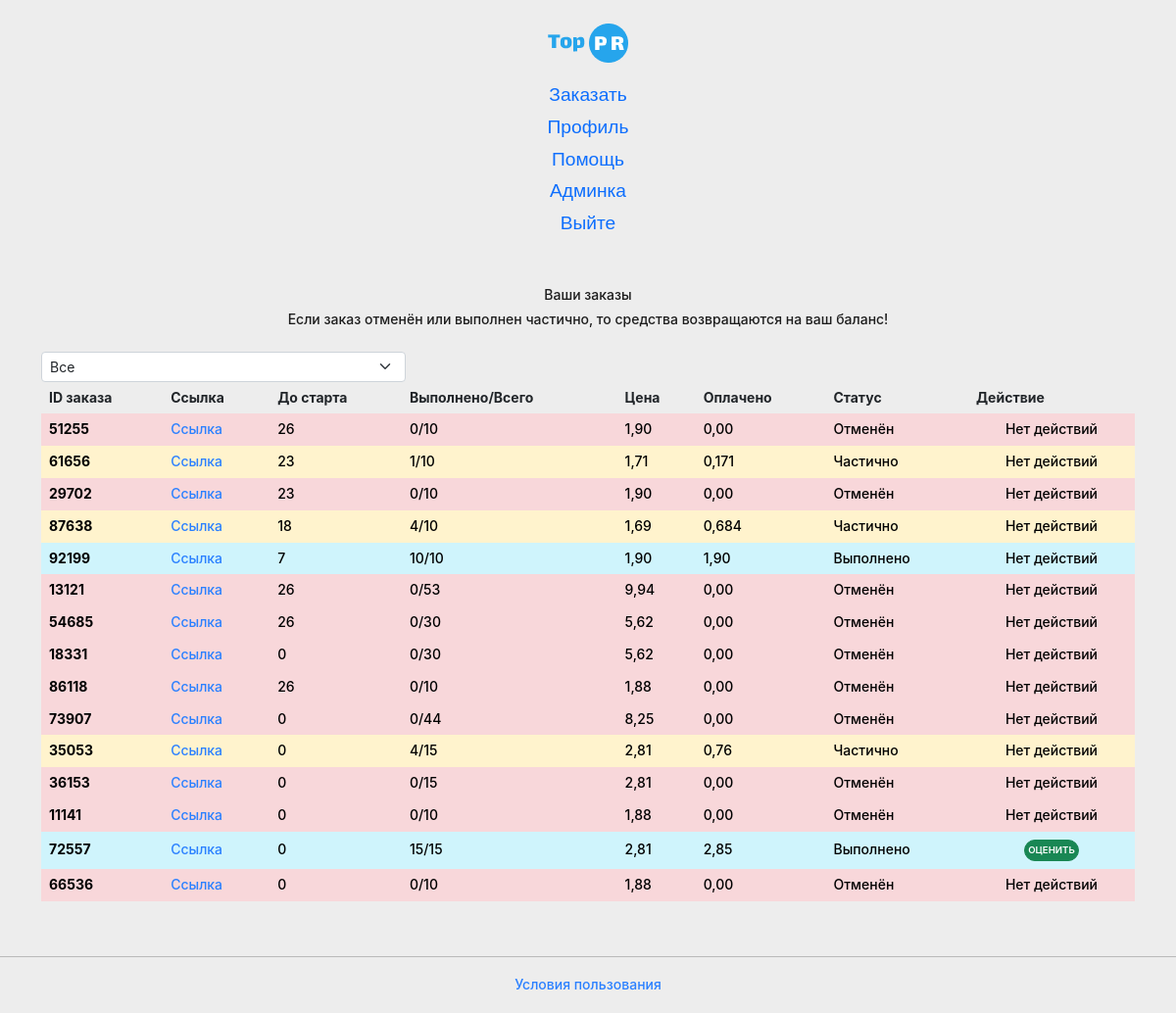
Page /orders/ (signed in) on the committed database.
### my_site/models.py (models this page shows, shortened)
class Client(AbstractUser):
    balance = models.DecimalField(verbose_name='Баланс', max_digits=8, decimal_places=2, default=0)
    date_last_active = models.DateTimeField(verbose_name='Дата последней активности', auto_now=True)
    objects: ClientManager = ClientManager()
    class Meta:
        verbose_name = 'Клиент'
        verbose_name_plural = 'Клиенты'

class ABSOrderTask(models.Model):
    IN_WORCK = 'INWOR'
    NO_PAY = 'NOPAY'
    BLOCK = 'BLOCK'
    CANC = 'CANC'
    COMPLITE = 'COMPL'
    WAITSTART = 'WST'
    WAITCANCEL = 'WCL'
    PARTIAL = 'PART'
    FAIL = 'FAIL'
    '''
    likehub:
        Pending - Ожидание
        Cancellation process - ОТМЕНЯЕТСЯ
    '''
    STATUS = [
        (IN_WORCK, 'В работе'),
        (NO_PAY, 'Не оплачен'),
        (BLOCK, 'Заблокирован'),
        (COMPLITE, 'Выполнено'),
        (CANC, 'Отменён'),
        (WAITSTART, 'Ожидает'),
        (WAITCANCEL, 'Отменяется'),
        (PARTIAL, 'Частично'),
        (FAIL, 'Ошибка')
    ]
    order_id = models.IntegerField(verbose_name='ID заказа', null=False, blank=False, unique=True, primary_key=True)
    service = models.ForeignKey(Service, on_delete=models.SET_NULL, null=True, verbose_name='Сервис')
    status = models.CharField(verbose_name='Статус', choices=STATUS, default=NO_PAY, max_length=5)
    count = models.IntegerField(verbose_name='Количество', null=False)
    end_count = models.IntegerField(verbose_name='Выполнено', default=0)
    start_count = models.IntegerField(verbose_name='Кол-во до старта', default=0)
    task_url = models.CharField(verbose_name='Ссылка', max_length=150, null=False)
    date_create = models.DateTimeField(verbose_name='Дата создания', auto_now_add=True)
    date_edit = models.DateTimeField(verbose_name='Дата изменения', auto_now=True)
    class Meta:
        abstract = True

class Order(ABSOrderTask):
    client = models.ForeignKey(verbose_name='Клиент', to=Client, on_delete=models.SET_NULL, null=True, related_name='orders')
    promocode = models.ForeignKey(verbose_name='Промокод', to='PromoCode', on_delete=models.SET_NULL, null=True, blank=True, related_name='orders')
    price = models.DecimalField(verbose_name='Цена', max_digits=8, decimal_places=2)
    email = models.EmailField(verbose_name='Емаил', max_length=60, null=True, blank=False)
    is_paid = models.BooleanField(verbose_name='Оплачен', default=False)
    def calc_price(self, save=True) -> Decimal:
        price_per_one = self.service.price_per_one()
        price = price_per_one * Decimal(str(self.count))
        if self.promocode:
            price = self.promocode.calc(price)
        print('-'*10)
        print(f'self.price: {self.price}\nprice: {price}')
        print('-'*10)
        if self.price != price:
            self.price = price
            if save:
                self.save()
        return price
    def get_price(self) -> Decimal:
        price = self.calc_price(save=False)
        return price
    def get_price_per_one(self) -> Decimal:
        price = self.get_price()
        return price/self.count
    def get_price_end_count(self) -> Decimal:
        price = self.get_price_per_one()
        return price*self.end_count
    def get_price_end_count_from_display(self) -> Decimal:
        return del_zero(self.get_price_end_count())
    class Meta:
        verbose_name = 'Заказ'
        verbose_name_plural = 'Заказы'
        ordering = ['-date_create']

class Service(models.Model):
    name = models.CharField(verbose_name='Название', max_length=30)
    category = models.ForeignKey(Category, verbose_name='Категория', related_name='services', on_delete=models.CASCADE)
    sub_cat = models.ForeignKey('Subcategory', verbose_name='Подкатегория', related_name='services', on_delete=models.CASCADE)
    service_id = models.IntegerField(verbose_name='Сервис ID', null=False, unique=True)
    min_count = models.IntegerField(verbose_name='Минимум')
    max_count = models.IntegerField(verbose_name='Максимум')
    speed = models.IntegerField(verbose_name='Скорость накрутки', default=5)
    quality = models.IntegerField(verbose_name='Качество', default=5)
    text_info = models.TextField(verbose_name='Инфо', max_length=250, null=True, blank=True)
    price = models.DecimalField(verbose_name='Цена за 1000 шт.', max_digits=8, decimal_places=2)
    percent = models.IntegerField(verbose_name='Процент накрутки', default=50)
    provider = models.ForeignKey(Provider, verbose_name='Провайдер', related_name='services', on_delete=models.CASCADE)
    provider_service_id = models.IntegerField(verbose_name='Сервис ID провайдера', null=False)
    is_published = models.BooleanField(verbose_name='Активна?', default=False)
    is_cancellation = models.BooleanField(verbose_name='Есть отмена?', default=False)
    def price_per_one(self) -> Decimal:
        r = (Decimal('1') + Decimal(self.percent) / Decimal('100')) * (self.price / Decimal('1000'))
        return r.quantize(Decimal('0.00'), rounding=ROUND_HALF_UP)
    class Meta:
        verbose_name = 'Услуга'
        verbose_name_plural = 'Услуги'

class PromoCode(models.Model):
    code = models.CharField(verbose_name='Код', unique=True, primary_key=True, max_length=7)
    discount_percent = models.IntegerField(verbose_name='Процент скидки', default=0)
    max_number_uses = models.IntegerField(verbose_name='Макс кол-во гошений', default=1)
    number_uses = models.IntegerField(verbose_name='Кол-во гошений', blank=False, default=0)
    is_multiple = models.BooleanField(verbose_name='Многоразовый')
    date_end = models.DateTimeField(verbose_name='Дата окончания', null=True)
    date_create = models.DateTimeField(verbose_name='Дата создания', auto_now_add=True)
    date_edit = models.DateTimeField(verbose_name='Дата изменения', auto_now=True)
    def is_active(self):
        if not self.is_multiple:
            if self.max_number_uses <= self.number_uses:
                return False
        if self.date_end < timezone.now():
            return False
        return True
    def calc(self, price: Decimal) -> Decimal:
        if not self.is_active():
            return price
        price -= ((Decimal(str(self.discount_percent)) / Decimal('100')) * price)
        return price.quantize(Decimal('0.00'), rounding=ROUND_HALF_UP)

### my_site/views.py (the view, shortened to what this page needs)
# urls.py: path('orders/', view=views.table_orders, name='orders'),
def table_orders(request):
    if request.method == 'GET':
        if request.user.is_authenticated:
            orders = request.user.orders.exclude(status=Order.NO_PAY).order_by('-date_create')
            if len(orders) > 0:
                return render(request=request, template_name='my_site/orders.html', context={'orders': orders, 'email': request.user.email})

### my_site/utils.py (called while the page is built)
def del_zero(num: Decimal):
    return num

### my_site/templates/my_site/orders.html (shortened to what this page needs)
{% extends 'my_site/base.html' %}
{% block table %}
<section class="ftco-section">
    <div class="container">
      {% if orders %}
      {% include 'my_site/table_orders.html' %}
      {% endif %}
    </div>
</section>
{% endblock table %}

### my_site/templates/my_site/table_orders.html (shortened to what this page needs)
{% load static %}
<div class="table_orders">
	<h2 class="text-center mt-2">Ваши заказы</h2>
	<h2 class="text-center mt-2">Если заказ отменён или выполнен частично, то средства возвращаются на ваш баланс!</h2>
    <div class="d-flex flex-column justify-content-center">
		<div class="d-flex mt-4 col-4 col-md-4">
			<select class="form-select form-select-sm" id="sort_orders" data-email="{{ email }}">
				<option {% if status == 'ALL' %}selected{% endif %} value="ALL">Все</option>
			  </select>
		</div>
    </div>
    <div class="row">
        <div class="col-md-12">
            <div class="table-wrap">
                <div class="table-responsive-md">
                    <table class="table table-hover table-bordered">
						<thead>
							<tr>
							<th scope="col">ID заказа</th>
							<th scope="col">Ссылка</th>
							<th scope="col">До старта</th>
							<th scope="col">Выполнено/Всего</th>
							<th scope="col">Цена</th>
							<th scope="col">Оплачено</th>
							<th scope="col">Статус</th>
							<th scope="col">Действие</th>
							</tr>
						</thead>
						<tbody id="table">
							{% for order in orders %}
							<tr
							{% if order.status == "INWOR" %}
							class="table-light"
							{% elif order.status == "NOPAY" %}
							class="table-danger"
							{% elif order.status == "BLOCK" or order.status == "CANC" %}
							class="table-danger"
							{% elif order.status == "COMPL" %}
							class="table-info"
							{% elif order.status == "PART" %}
							class="table-warning"
							{% elif order.status == "WST" %}
							class="table-primary"
							{% elif order.status == "WCL" %}
							class="table-secondary"
							{% endif %}
							>
								<th scope="row">{{ order.order_id }}</th>
								<td><a href="{{ order.task_url }}">Ссылка</a></td>
								<td>{{ order.start_count }}</td>
								<td>{{ order.end_count }}/{{ order.count }}</td>
								<td>{{ order.price }}</td>
								<td>{{ order.get_price_end_count_from_display }}</td>
								<td id="td_status_{{ order.order_id }}">{{ order.get_status_display }}</td>
								<td class="text-center" id="td_btn_{{ order.order_id }}">
									{% if order.status == "COMPL" and not order.review %}
									<button type="button" class="comm_btn btn btn-success" id="btn_rate_{{ order.order_id }}" data-order-id="{{ order.order_id }}" data-auth="{{ user.is_authenticated }}" data-csrf="{{csrf_token}}">ОЦЕНИТЬ</button>
									{% else %}
									<p>Нет действий</p>
									{% endif %}
									</td>
							</tr>
							{% endfor %}
						</tbody>
                    </table>
                </div>
            </div>
        </div>
    </div>
</div>

### my_site/static/my_site/css/style.css (style rules this page uses)
:root { --blue: #2b80ff; --black: #1d1d1d; --green: #2fa077; --c-green: #4db45e; --bg: #ffffff; --grey: #7a7a7a; --success: #69ed7e; --warning: #ffad18; --danger: #ff0100; }
* { -webkit-box-sizing: border-box; box-sizing: border-box; }
html, body, div, span, applet, object, iframe, h1, h2, h3, h4, h5, h6, p, blockquote, pre, a, abbr, acronym, address, big, cite, code, del, dfn, em, img, ins, kbd, q, s, samp, small, strike, strong, sub, sup, tt, var, b, u, i, center, dl, dt, dd, ol, ul, li, fieldset, form, label, legend, table, caption, tbody, tfoot, thead, tr, th, td, article, aside, canvas, details, embed, figure, figcaption, footer, header, hgroup, menu, nav, output, ruby, section, summary, time, mark, audio, video { margin: 0; padding: 0; border: 0; font-size: 100%; vertical-align: baseline; }
a { text-decoration: none; color: var(--blue); }
body { margin: 0; padding: 0; font-family: SF Pro Display, serif; font-style: normal; font-weight: 500; font-size: 14px; line-height: 120%; overflow-x: hidden; color: var(--black); -ms-touch-action: pan-y; touch-action: pan-y; background: var(--bg); }
html, body { height: 100%; background-color: #ededed; }
.comm_btn { font-size: 0.6rem; font-weight: 600; padding: 3px; border-radius: 3rem; }

### rows in the picture
Client: email "Все"
Order: order_id "51255", start_count "26", end_count "0", count "10", price "1,90", price_end_count_from "0,00", status "Отменён", shows "Нет действий"
Order: order_id "61656", start_count "23", end_count "1", count "10", price "1,71", price_end_count_from "0,171", status "Частично", shows "Нет действий"
Order: order_id "29702", start_count "23", end_count "0", count "10", price "1,90", price_end_count_from "0,00", status "Отменён", shows "Нет действий"
Order: order_id "87638", start_count "18", end_count "4", count "10", price "1,69", price_end_count_from "0,684", status "Частично", shows "Нет действий"
Order: order_id "92199", start_count "7", end_count "10", count "10", price "1,90", price_end_count_from "1,90", status "Выполнено", shows "Нет действий"
Order: order_id "13121", start_count "26", end_count "0", count "53", price "9,94", price_end_count_from "0,00", status "Отменён", shows "Нет действий"
Order: order_id "54685", start_count "26", end_count "0", count "30", price "5,62", price_end_count_from "0,00", status "Отменён", shows "Нет действий"
Order: order_id "18331", start_count "0", end_count "0", count "30", price "5,62", price_end_count_from "0,00", status "Отменён", shows "Нет действий"
Order: order_id "86118", start_count "26", end_count "0", count "10", price "1,88", price_end_count_from "0,00", status "Отменён", shows "Нет действий"
Order: order_id "73907", start_count "0", end_count "0", count "44", price "8,25", price_end_count_from "0,00", status "Отменён", shows "Нет действий"
Order: order_id "35053", start_count "0", end_count "4", count "15", price "2,81", price_end_count_from "0,76", status "Частично", shows "Нет действий"
Order: order_id "36153", start_count "0", end_count "0", count "15", price "2,81", price_end_count_from "0,00", status "Отменён", shows "Нет действий"
Order: order_id "11141", start_count "0", end_count "0", count "10", price "1,88", price_end_count_from "0,00", status "Отменён", shows "Нет действий"
Order: order_id "72557", start_count "0", end_count "15", count "15", price "2,81", price_end_count_from "2,85", status "Выполнено"
Order: order_id "66536", start_count "0", end_count "0", count "10", price "1,88", price_end_count_from "0,00", status "Отменён", shows "Нет действий"
